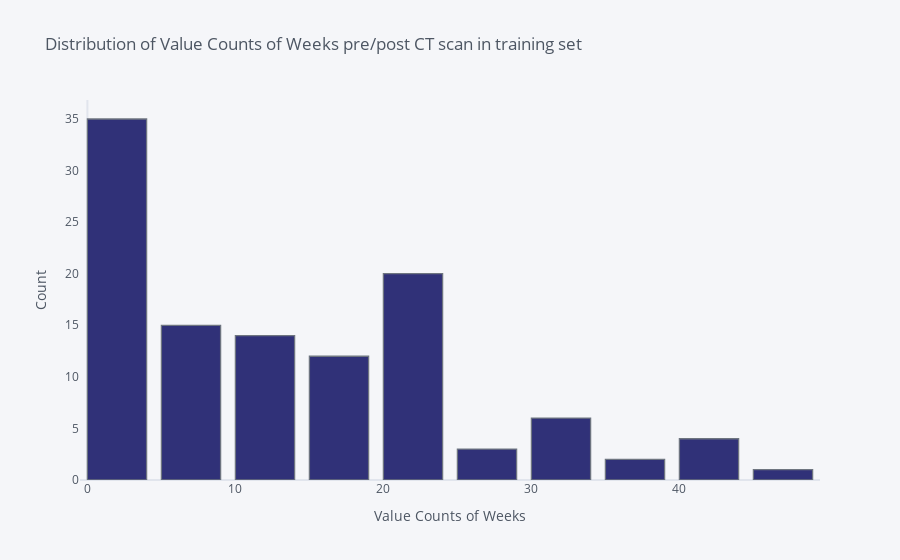

Notebook code cell kept with this figure:
### Code cell
# Distribution of value counts of weeks - Histogram

train_df['Weeks'].value_counts().iplot(kind='hist',
                                    xTitle='Value Counts of Weeks',
                                    yTitle='Count',
                                    title='Distribution of Value Counts of Weeks pre/post CT scan in training set',
                                    theme='pearl',
                                    color='#000058',
                                    bargap = 0.2,   
                                    showgrid=False)

### Figure 1 — Plotly figure (JSON) as saved in the notebook; plotly's stock layout.template omitted (floating-point values rounded to 4 significant figures)
{"data": [{"histfunc": "count", "histnorm": "", "marker": {"color": "rgba(0, 0, 88, 1.0)", "line": {"color": "#4D5663", "width": 1.3}}, "name": "Weeks", "opacity": 0.8, "orientation": "v", "type": "histogram", "x": [45, 44, 42, 41, 40, 38, 37, 34, 33, 33, 31, 31, 30, 29, 29, 27, 24, 24, 24, 23, 23, 23, 22, 22, 22, 22, 22, 22, 21, 21, 21, 20, 20, 20, 20, 20, 19, 18, 18, 18, 17, 17, 16, 16, 16, 15, 15, 15, 14, 14, 14, 13, 13, 13, 13, 13, 12, 12, 12, 11, 10, 10, 9, 9, 8, 8, 7, 7, 6, 6, 6, 6, 6, 5, 5, 5, 5, 4, 4, 4, 4, 4, 4, 4, 4, 3, 3, 3, 3, 3, 3, 3, 2, 2, 2, 2, 1, 1, 1, 1, 1, 1, 1, 1, 1, 1, 1, 1, 1, 1, 1, 1]}], "layout": {"bargap": 0.2, "barmode": "overlay", "legend": {"bgcolor": "#F5F6F9", "font": {"color": "#4D5663"}}, "paper_bgcolor": "#F5F6F9", "plot_bgcolor": "#F5F6F9", "title": {"font": {"color": "#4D5663"}, "text": "Distribution of Value Counts of Weeks pre/post CT scan in training set"}, "xaxis": {"gridcolor": "#E1E5ED", "showgrid": false, "tickfont": {"color": "#4D5663"}, "title": {"font": {"color": "#4D5663"}, "text": "Value Counts of Weeks"}, "zerolinecolor": "#E1E5ED", "type": "linear", "range": [-0.5, 49.5], "autorange": true}, "yaxis": {"gridcolor": "#E1E5ED", "showgrid": false, "tickfont": {"color": "#4D5663"}, "title": {"font": {"color": "#4D5663"}, "text": "Count"}, "zerolinecolor": "#E1E5ED", "range": [0, 36.84], "autorange": true}, "autosize": true}}
